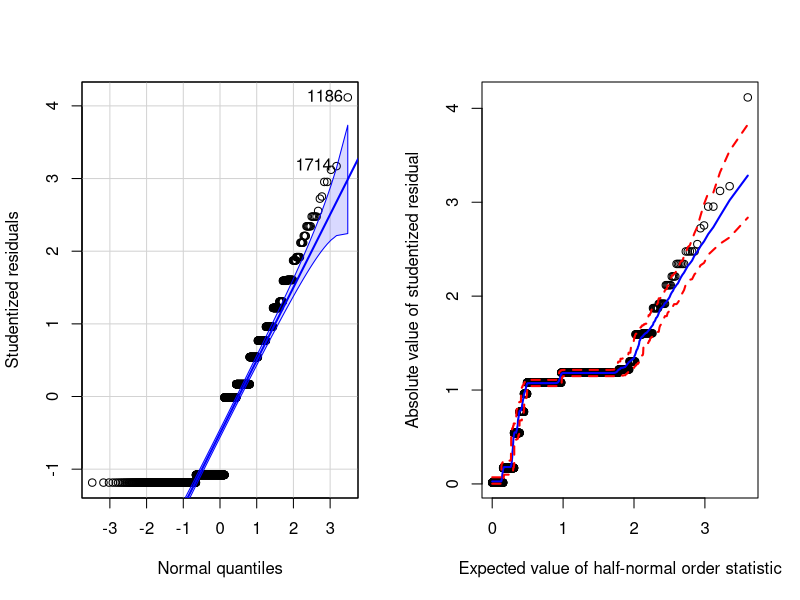

The R source for this figure:

# Atkinson (1981, 1987) suggested a more robust and useful version of these QQ plots: half
# normal plots, with simulated confidence envelopes. Friendly page 481


rm(list=ls())
require(tidyverse)
require(MASS)
library(car)
library(vcd)
 

# pop parameters
n  <- 1000
k  <- 1.3   # this is k, alpha=1/k
1/k         # alpha reported as theta in neg binomial
mu0 <- 1
mu1 <- mu0*0.75

fup   <- 1
drop1 <- 0.1
drop2 <- 0.1

#~~~~~~~~~~~~~~~~~~~~~~~~~~~~~~~~~~~~~~~~~~~~~~~~~~~~~~~~~~~~
dose <- c(rep("placebo",n),rep("trt",n))
mu   <- c(rep(mu0,n),rep(mu1,n))
drop <- c(rep(.1,n),rep(.1,n))
#~~~~~~~~~~~~~~~~~~~~~~~~~~~~~~~~~~~~~~~~~~~~~~~~~~~~~~~~~~~~
# discontinuations and follow up
f        <- - rexp(2*n) / log(1-drop)
length   <- ifelse(f>1,1,f)

#~~~~~~~~~~~~~~~~~~~~~~~~~~~~~~~~~~~~~~~~~~~~~~~~~~~~~~~~~~~~

# rnbinom approach
y <-  rnbinom(n*2,  p=1/(1+ mu*    length* k),  size=1/k)  +
      rnbinom(n*2,  p=1/(1+ mu0*(1-length)*k),  size=1/k)

logleng  <- rep(0, n*2)

summary(f<-glm.nb(y~dose+offset(logleng) ))



  
  
  
  par(mfrow=c(1,2))
  qqPlot(rstudent(f), xlab="Normal quantiles", ylab="Studentized residuals")
  
  
  # michael friendly
  # Figure 11.38: Half-normal QQ plot of studentized residuals for the NB model fit to the PhdPubs
  # data. The reference line and confidence envelope reflect the mean and (2.5%, 97.5%) quantiles of
  # {fig:phd-halfnorm} the simulation distribution under the negative-binomial model for the same data
  
  # First, calculate the sorted absolute values of the residuals |r|(i) and their 
  # expected normal values, |z|(i) . The basic plot will be plot(expected, observed).
  
  
  observed <- sort(abs(rstudent(f)))
  n <- length(observed)
  expected <- qnorm((1:n + n - 1/8)/(2*n + 1/2))
  
  #
  # Then, use simulate() to generate S = 100 simulated response vectors 
  # around the fitted values in the model. Here this uses the negative-binomial
  # random number generator (rnegbin()) with the same dispersion value 
  # estimated in the model. The result, called sims here, 
  # is a data frame of n rows and S = 100 columns, named sim_1, sim_2, ....
  
  S <- 100
  sims <- simulate(f, nsim=S)
 
  # The next step is computationally intensive, because we have to fit the 
  # NB model S = 100 times and a little bit tricky, because we need to use
  # the same model formula as the original, but with the simulated y. We 
  # first define a function resids to do this for a given y, and then use
  # apply to calculate them all. To save computing time,
  # the coefficients from the original model are used as starting values.
  
  resids <- function(y)
    rstudent(glm.nb(y ~ dose + offset(logleng),
                    start=coef(f)))
  
  # fit models to each simulated y and collect student residuals
  z <- apply(sims,2,resids)
  z <- abs(z)            # absolute resids
  z <- apply(z, 2, sort) # sort each column
  
  # now calculate the mean and quantiles 
  envelope <- 0.95
  mean <- apply(z, 1, mean)
  lower <- apply(z, 1, quantile, prob=(1 - envelope)/2)
  upper <- apply(z, 1, quantile, prob=(1 + envelope)/2)
  
  
  plot(expected, observed,
       xlab='Expected value of half-normal order statistic',
       ylab='Absolute value of studentized residual')
  lines(expected, mean, lty=1, lwd=2, col="blue")
  lines(expected, lower, lty=2, lwd=2, col="red")
  lines(expected, upper, lty=2, lwd=2, col="red")
  # identify(expected, observed, labels=names(observed), n=3)